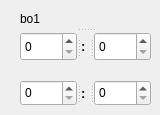
    <widget class="QWidget" name="page_1">
     <widget class="QSplitter" name="splitter_4">
      <property name="geometry">
       <rect>
        <x>20</x>
        <y>10</y>
        <width>131</width>
        <height>51</height>
       </rect>
      </property>
      <property name="orientation">
       <enum>Qt::Vertical</enum>
      </property>
      <widget class="QLabel" name="label_20">
       <property name="text">
        <string>bo1</string>
       </property>
      </widget>
      <widget class="QSplitter" name="splitter_3">
       <property name="orientation">
        <enum>Qt::Horizontal</enum>
       </property>
       <widget class="QSpinBox" name="b1_l_1">
        <property name="maximum">
         <number>5</number>
        </property>
       </widget>
       <widget class="QLabel" name="label_19">
        <property name="font">
         <font>
          <family>Arial</family>
          <pointsize>10</pointsize>
          <weight>75</weight>
          <bold>true</bold>
         </font>
        </property>
        <property name="text">
         <string>:</string>
        </property>
       </widget>
       <widget class="QSpinBox" name="b1_r_1">
        <property name="maximum">
         <number>5</number>
        </property>
       </widget>
      </widget>
     </widget>
     <widget class="QSplitter" name="splitter_13">
      <property name="geometry">
       <rect>
        <x>20</x>
        <y>80</y>
        <width>131</width>
        <height>26</height>
       </rect>
      </property>
      <property name="orientation">
       <enum>Qt::Horizontal</enum>
      </property>
      <widget class="QSpinBox" name="b1_l_2">
       <property name="maximum">
        <number>5</number>
       </property>
      </widget>
      <widget class="QLabel" name="label_29">
       <property name="font">
        <font>
         <family>Arial</family>
         <pointsize>10</pointsize>
         <weight>75</weight>
         <bold>true</bold>
        </font>
       </property>
       <property name="text">
        <string>:</string>
       </property>
      </widget>
      <widget class="QSpinBox" name="b1_r_2">
       <property name="maximum">
        <number>5</number>
       </property>
      </widget>
     </widget>
    </widget>
